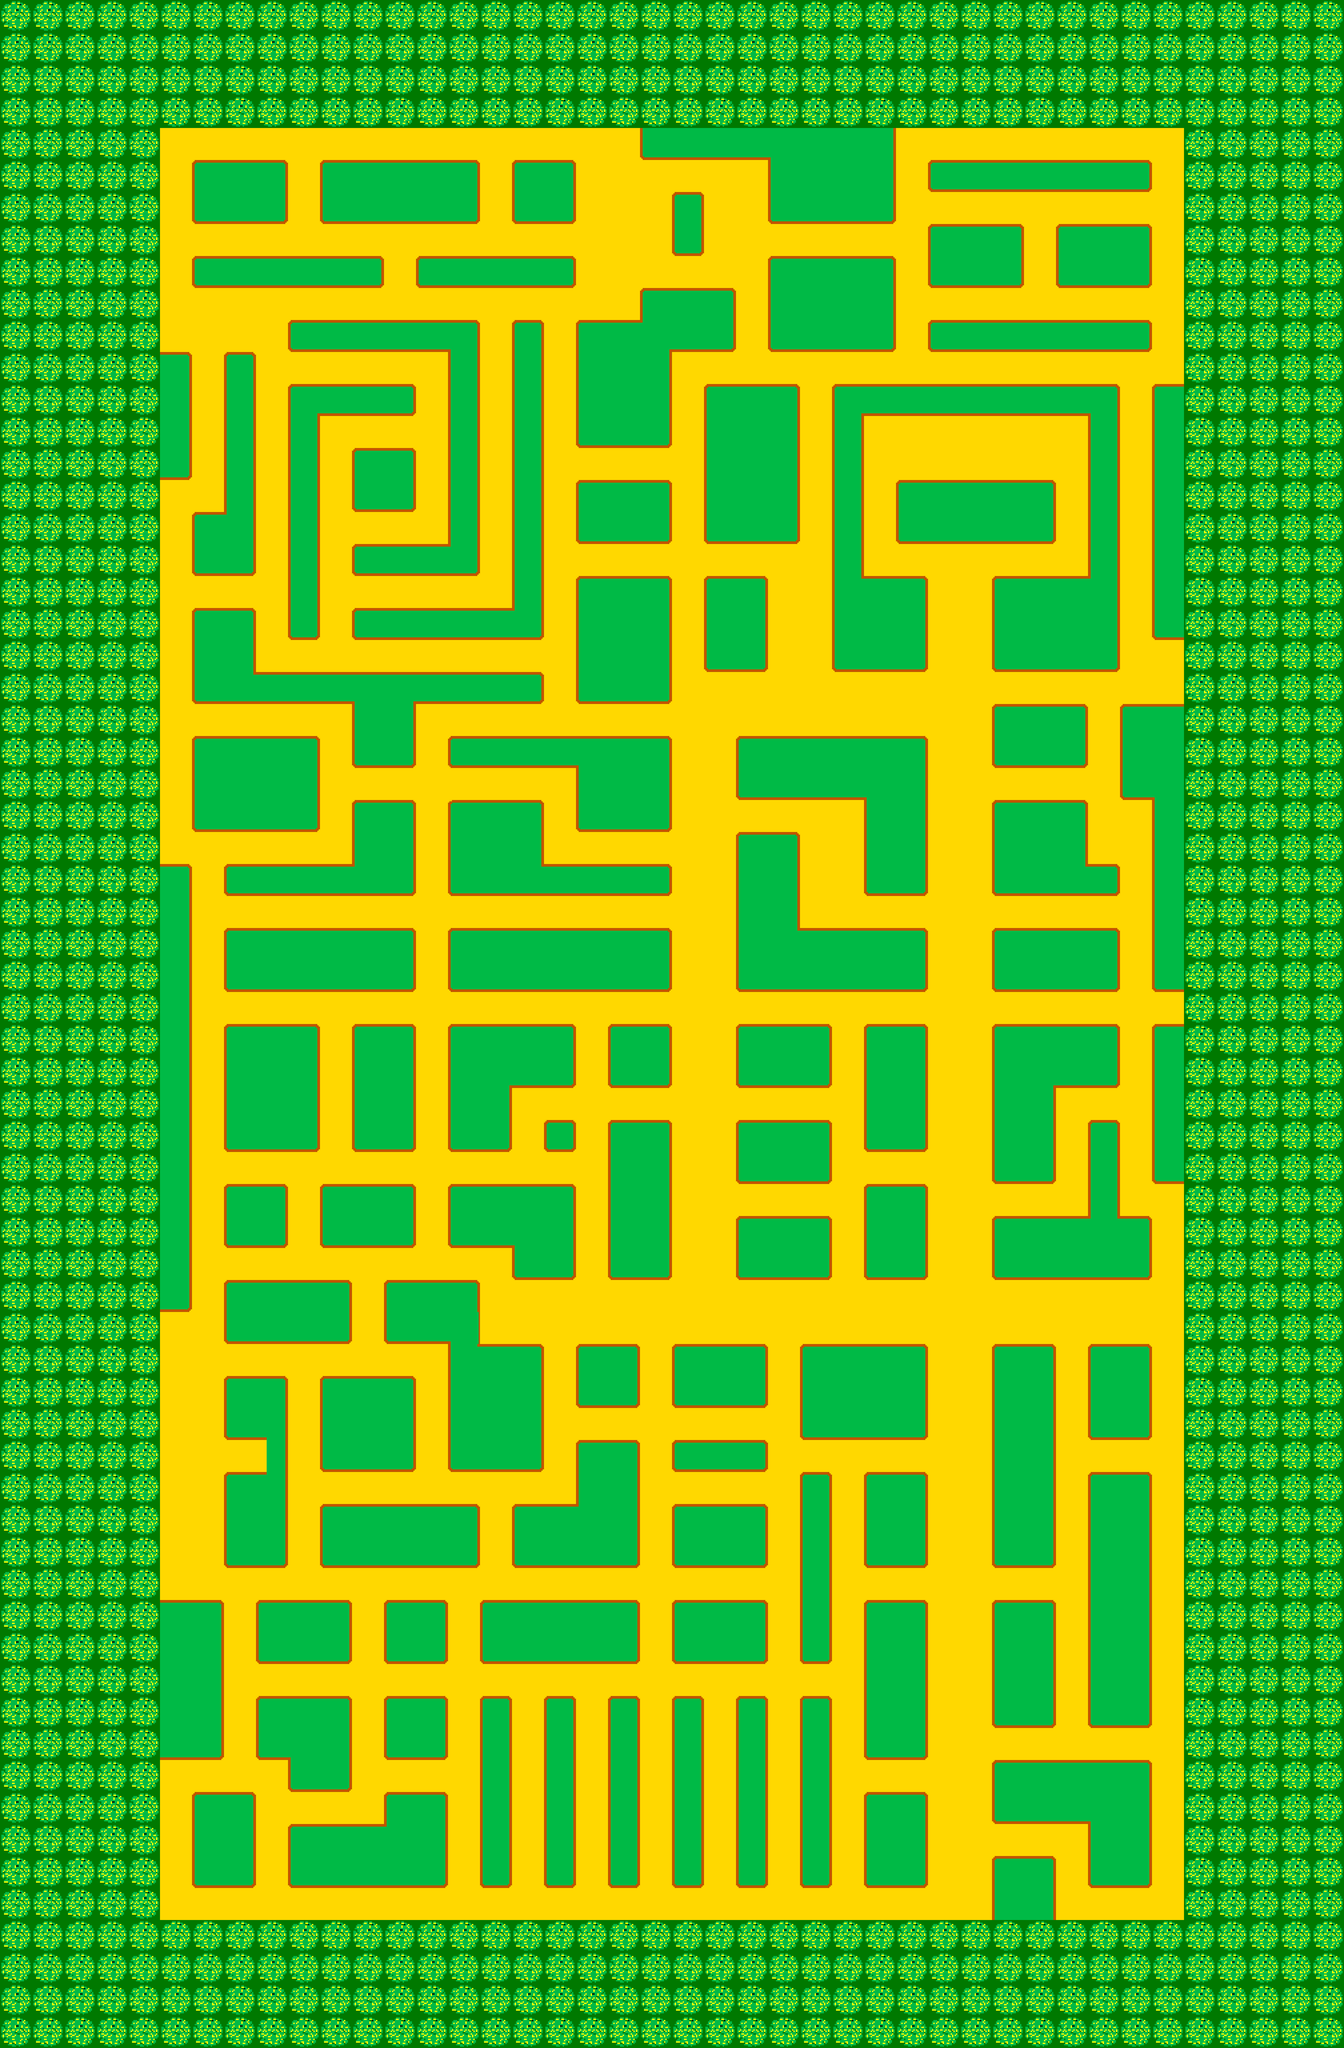

This game map was drawn from its Tiled (.tmx) file and the tilesets committed beside it. A one-line description and the trimmed map source follow:
An orthogonal 42x64 tile map with 96x96 px tiles, 1 tile layer (default).

<map version="1.0" tiledversion="1.0.1" orientation="orthogonal" renderorder="right-down" width="42" height="64" tilewidth="96" tileheight="96" nextobjectid="1">
  <tileset firstgid="1" source="rallyx-map.tsx" />
  <layer name="default" width="42" height="64">
    <data>[2688 cells, 2688 non-empty, 40 distinct tile ids]</data>
  </layer>
</map>